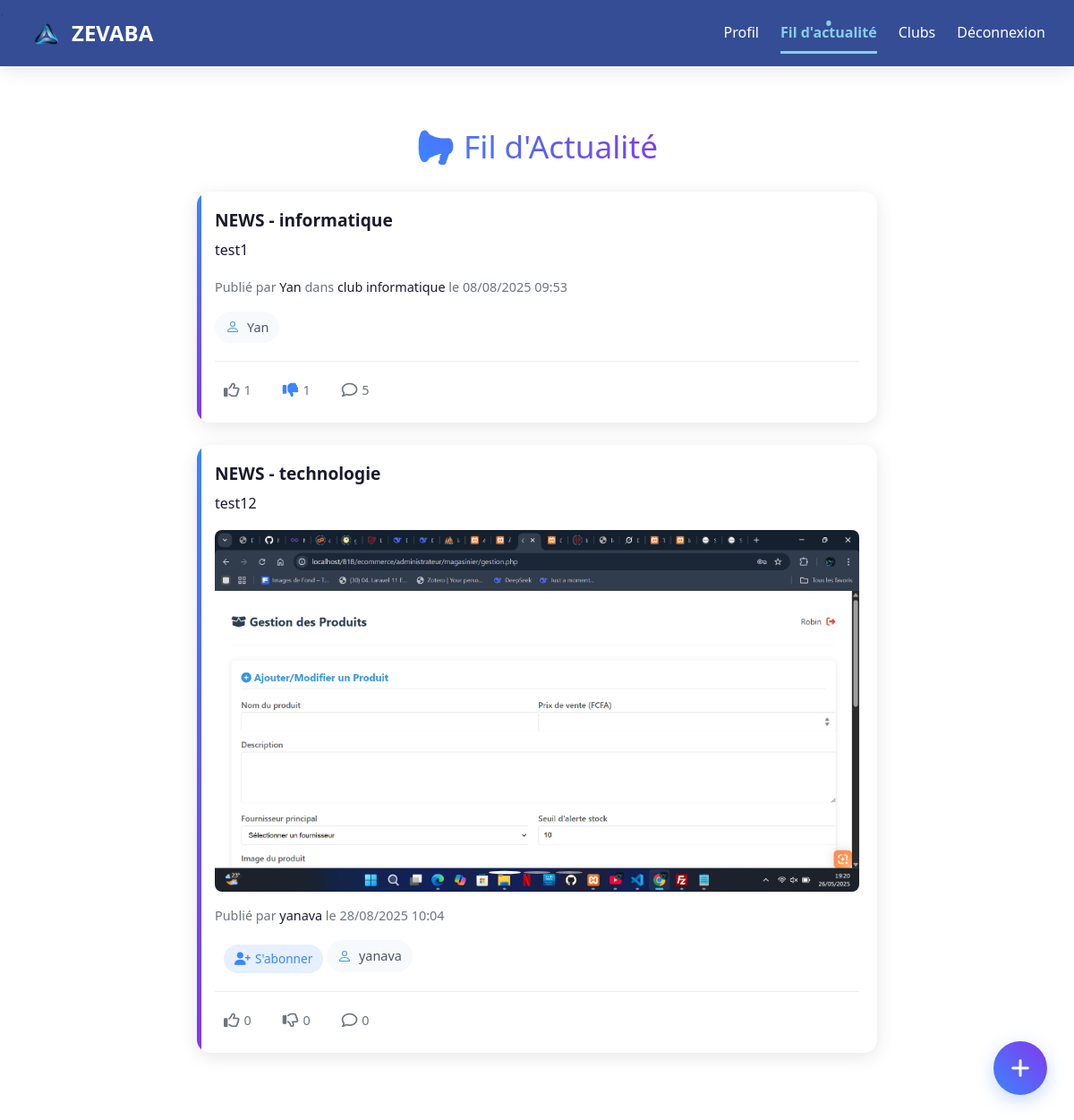
/feed/ (signed in), run on the app's committed database.
### core/models.py (models this page shows, shortened)
class Publication(models.Model):
    user = models.ForeignKey(User, on_delete=models.CASCADE)
    club = models.ForeignKey('Club', on_delete=models.CASCADE, null=True, blank=True)
    content = models.TextField()
    likes = models.IntegerField(default=0)
    dislikes = models.IntegerField(default=0)
    liked_by = models.ManyToManyField(User, related_name='liked_publications')
    disliked_by = models.ManyToManyField(User, related_name='disliked_publications')
    created_at = models.DateTimeField(default=timezone.now)
    updated_at = models.DateTimeField(auto_now=True)
    type = models.CharField(max_length=50, choices=[('NEWS', 'News'), ('EVENT', 'Event')], null=True, blank=True)
    domain = models.CharField(max_length=50, null=True, blank=True)

class User(AbstractUser):
    bio = models.TextField(max_length=500, blank=True)
    profile_picture = models.ImageField(upload_to='profile_pics/', blank=True, null=True)
    is_mentor = models.BooleanField(default=False)
    clubs = models.ManyToManyField('Club', related_name='club_members', blank=True)
    followers = models.ManyToManyField('self', symmetrical=False, related_name='following', blank=True)
    relationship_status = models.CharField(
        max_length=20,
        choices=[
            ('SINGLE', 'Célibataire'),
            ('RELATIONSHIP', 'En couple'),
            ('MARRIED', 'Marié(e)'),
            ('COMPLICATED', "C'est compliqué")
        ],
        default='SINGLE',
        blank=True
    )
    partner = models.ForeignKey(
        'self',
        on_delete=models.SET_NULL,
        null=True,
        blank=True,
        related_name='partner_of'
    )
    schools = models.JSONField(default=list, blank=True)  # Pour stocker plusieurs écoles
    hobbies = models.JSONField(default=list, blank=True)  # Pour stocker plusieurs hobbies

class Club(models.Model):
    name = models.CharField(max_length=100)
    description = models.TextField()
    creator = models.ForeignKey(User, on_delete=models.CASCADE, related_name='created_clubs')
    members = models.ManyToManyField(User, through='ClubMembership', related_name='joined_clubs', blank=True)
    created_at = models.DateTimeField(default=timezone.now)

class Media(models.Model):
    publication = models.ForeignKey(Publication, on_delete=models.CASCADE, related_name='medias')
    file = models.FileField(upload_to='medias/', null=True, blank=True)
    created_at = models.DateTimeField(auto_now_add=True)
    def is_pdf(self):
        return self.file.name.lower().endswith('.pdf') if self.file.name else False
    def is_image(self):
        if self.file.name:
            lower_name = self.file.name.lower()
            return any(lower_name.endswith(ext) for ext in ['.jpg', '.jpeg', '.png', '.gif'])
        return False

### core/views.py (the view)
# urls.py: path('feed/', views.feed, name='feed'),
@login_required
def feed(request):
    user = request.user
    joined_clubs = user.joined_clubs.all()
    following_users = user.following.all()
    club_publications = Publication.objects.filter(club__in=joined_clubs).order_by('-created_at')
    following_publications = Publication.objects.filter(
        user__in=following_users
    ).exclude(
        id__in=club_publications.values_list('id', flat=True)
    ).order_by('-created_at')
    other_publications = Publication.objects.exclude(
        id__in=club_publications.values_list('id', flat=True)
    ).exclude(
        id__in=following_publications.values_list('id', flat=True)
    ).order_by('-created_at')
    publications = list(club_publications) + list(following_publications) + list(other_publications)
    reaction_choices = [
        ('THOUGHT', 'Ma pensée'),
        ('ADHERE', "J'adhère"),
        ('SUPPORT', 'Je soutiens'),
        ('ALTERNATIVE', 'Je propose une alternative'),
        ('CLARIFY', 'Je demande des précisions'),
    ]
    return render(request, 'feed.html', {'publications': publications, 'reaction_choices': reaction_choices})

### core/models.py (called while the page is built)
    def get_type_display(self):
        return dict(self.REACTION_CHOICES).get(self.type, self.type)

### core/templates/feed.html (shortened to what this page needs)
{% extends 'base.html' %}
{% block content %}
<div class="feed-container">
    <div class="fab-container">
        <a href="{% url 'publication_create' %}" class="fab-button">
            <i class="fas fa-plus"></i>
        </a>
    </div>
    <div class="feed-header">
        <h1 class="feed-title">📢 Fil d'Actualité</h1>
    </div>
    {% for publication in publications %}
        <div class="publication-card">
            <div class="publication-header">
                <h2 class="publication-type">{{ publication.type }} - {{ publication.domain }}</h2>
                <p class="publication-content">{{ publication.content }}</p>
            </div>
            {% if publication.medias.all %}
                <div id="carousel-{{ publication.id }}" class="carousel slide" data-bs-ride="carousel">
                    <div class="carousel-inner">
                        {% for media in publication.medias.all %}
                            <div class="carousel-item {% if forloop.first %}active{% endif %}">
                                {% if media.is_pdf %}
                                    <a href="{{ media.file.url }}" target="_blank">Voir le PDF</a>
                                {% elif media.is_image %}
                                    <img src="{{ media.file.url }}" alt="Image" class="d-block w-100">
                                {% elif media.is_video %}
                                    <video controls class="d-block w-100">
                                        <source src="{{ media.file.url }}" type="video/mp4">
                                        Votre navigateur ne supporte pas la vidéo.
                                    </video>
                                {% endif %}
                            </div>
                        {% endfor %}
                    </div>
                    {% if publication.medias.all|length > 1 %}
                    <div class="carousel-indicators">
                        {% for media in publication.medias.all %}
                            <button type="button" data-bs-target="#carousel-{{ publication.id }}"
                                    data-bs-slide-to="{{ forloop.counter0 }}"
                                    class="{% if forloop.first %}active{% endif %}"
                                    aria-current="{% if forloop.first %}true{% else %}false{% endif %}"
                                    aria-label="Slide {{ forloop.counter }}"></button>
                        {% endfor %}
                    </div>
                    {% endif %}
                </div>
            {% endif %}
            <div class="publication-meta">
                <p class="meta-info">Publié par <span class="meta-highlight">{{ publication.user.username }}</span>
                    {% if publication.club %} dans <span class="meta-highlight">{{ publication.club.name }}</span>{% endif %}
                    le <span class="meta-date">{{ publication.created_at|date:"d/m/Y H:i" }}</span></p>
                    {% if user.is_authenticated and user != publication.user %}
                        <form method="POST" action="{% if user in publication.user.followers.all %}{% url 'unsubscribe' publication.user.id %}{% else %}{% url 'subscribe' publication.user.id %}{% endif %}" class="subscribe-form" data-user-id="{{ publication.user.id }}">
                            <button type="submit" class="subscribe-btn">
                                {% if user in publication.user.followers.all %}
                                    <i class="fas fa-user-minus"></i> Se désabonner
                                {% else %}
                                    <i class="fas fa-user-plus"></i> S'abonner
                                {% endif %}
                            </button>
                        </form>
                    {% endif %}
                <a href="{% url 'send_message' publication.user.id %}" class="message-link">
                    <span class="user-with-icon">
                        <span class="username">{{ publication.user.username }}</span>
                    </span>
                </a>
            </div>
            <div class="publication-actions">
                <form method="POST" action="{% url 'like_dislike' publication.pk %}" class="action-form like-form" data-publication-id="{{ publication.pk }}" data-action="like">
                    <button type="submit" class="action-button like-button">
                        <i class="far fa-thumbs-up {% if request.user in publication.liked_by.all %}active{% endif %}"></i>
                        <span class="action-count">{{ publication.likes }}</span>
                    </button>
                </form>
                <form method="POST" action="{% url 'like_dislike' publication.pk %}" class="action-form dislike-form" data-publication-id="{{ publication.pk }}" data-action="dislike">
                    <button type="submit" class="action-button dislike-button">
                        <i class="far fa-thumbs-down {% if request.user in publication.disliked_by.all %}active{% endif %}"></i>
                        <span class="action-count">{{ publication.dislikes }}</span>
                    </button>
                </form>
                <button class="action-button comment-toggle" data-publication-id="{{ publication.pk }}">
                    <i class="far fa-comment"></i>
                    <span class="action-count">{{ publication.reaction_set.count }}</span>
                </button>
            </div>
        </div>
    {% empty %}
        <p class="empty-feed">Aucune publication pour le moment.</p>
    {% endfor %}
</div>
{% endblock %}

### core/templates/base.html (style rules this page uses)
:root { --zevaba-light-blue: #87CEEB; --zevaba-dark-blue: #1E3A8A; --zevaba-white: #FFFFFF; --zevaba-black: #000000; --zevaba-gray: #F3F4F6; --transition: all 0.3s ease; --shadow: 0 4px 6px rgba(0, 0, 0, 0.1); --shadow-lg: 0 10px 15px rgba(0, 0, 0, 0.1); }
* { margin: 0; padding: 0; box-sizing: border-box; }
body { font-family: 'Segoe UI', Tahoma, Geneva, Verdana, sans-serif; background-color: var(--zevaba-white); color: var(--zevaba-black); line-height: 1.6; min-height: 100vh; display: flex; flex-direction: column; }

### core/templates/feed.html (style rules this page uses)
:root { --primary-color: #3a86ff; --primary-dark: #2667cc; --primary-light: #e6f0ff; --secondary-color: #8338ec; --accent-color: #ff006e; --dark-color: #1a1a2e; --light-color: #f8f9fa; --gray-color: #6c757d; --success-color: #28a745; --danger-color: #dc3545; --warning-color: #ffc107; --shadow: 0 4px 20px rgba(0, 0, 0, 0.1); --transition: all 0.3s ease; }
.feed-container { max-width: 800px; margin: 0 auto; padding: 20px; position: relative; }
.carousel-indicators { position: absolute; bottom: 10px; left: 0; right: 0; display: flex; justify-content: center; padding: 0; margin: 0; list-style: none; z-index: 15; }
.carousel-indicators button { width: 12px; height: 12px; margin: 0 5px; border: none; border-radius: 50%; background-color: rgba(255, 255, 255, 0.5); cursor: pointer; transition: all 0.3s ease; }
.carousel-indicators button.active { background-color: #fff; transform: scale(1.2); }
.carousel-item img, .carousel-item video { max-height: 500px; object-fit: contain; background-color: #f8f9fa; border-radius: 8px; }
.subscribe-form { display: inline-block; margin-left: 10px; }
.subscribe-btn { background: var(--primary-light); color: var(--primary-color); border: none; padding: 5px 12px; border-radius: 20px; font-size: 0.85rem; cursor: pointer; transition: var(--transition); display: flex; align-items: center; gap: 5px; }
.subscribe-btn i { font-size: 0.9rem; }
.fab-container { position: fixed; bottom: 30px; right: 30px; z-index: 1000; }
.fab-button { display: flex; align-items: center; justify-content: center; width: 60px; height: 60px; border-radius: 50%; background: linear-gradient(45deg, var(--primary-color), var(--secondary-color)); color: white; font-size: 24px; box-shadow: 0 6px 20px rgba(58, 134, 255, 0.3); transition: var(--transition); text-decoration: none; animation: pulse 2s infinite; }
.feed-header { text-align: center; margin-bottom: 30px; animation: fadeIn 0.8s ease-out; }
.feed-title { font-size: 2.2rem; color: var(--dark-color); background: linear-gradient(45deg, var(--primary-color), var(--secondary-color)); -webkit-background-clip: text; background-clip: text; color: transparent; display: inline-block; margin: 0; }
.message-link { text-decoration: none; color: #4a5568; transition: all 0.3s ease; display: inline-block; }
.user-with-icon { display: flex; align-items: center; gap: 8px; padding: 6px 12px; border-radius: 20px; background-color: #f7fafc; transition: all 0.3s ease; }
.message-icon { color: #4299e1; transition: all 0.3s ease; }
.username { font-weight: 500; }
.publication-card { background: white; border-radius: 15px; padding: 20px; margin-bottom: 25px; box-shadow: var(--shadow); transition: var(--transition); animation: slideUp 0.5s ease-out; position: relative; overflow: hidden; }
.publication-card::before { content: ''; position: absolute; top: 0; left: 0; width: 5px; height: 100%; background: linear-gradient(to bottom, var(--primary-color), var(--secondary-color)); }
.publication-header { margin-bottom: 15px; }
.publication-type { font-size: 1.2rem; color: var(--dark-color); margin-bottom: 10px; font-weight: 600; }
.publication-content { color: var(--dark-color); line-height: 1.6; }
.publication-meta { margin: 15px 0; font-size: 0.9rem; color: var(--gray-color); }
.meta-highlight { color: var(--dark-color); font-weight: 500; }
.meta-date { color: var(--gray-color); }
.publication-actions { display: flex; gap: 15px; margin-top: 20px; padding-top: 15px; border-top: 1px solid #eee; }
.action-form { margin: 0; }
.action-button { background: none; border: none; display: flex; align-items: center; gap: 5px; color: var(--gray-color); cursor: pointer; font-size: 0.9rem; transition: var(--transition); padding: 5px 10px; border-radius: 20px; }
.action-button i { font-size: 1.1rem; }
.action-button i.active { color: var(--primary-color); font-weight: 900; }
.action-count { font-size: 0.9rem; }

### data on the page
Publication: type "NEWS", domain "informatique", content "test1", user.username "Yan", club.name "club informatique", created_at "08/08/2025 09:53", likes "1", dislikes "1", reaction_set.count "5"
Publication: type "NEWS", domain "technologie", content "test12", user.username "yanava", created_at "28/08/2025 10:04", shows "S'abonner", likes "0", dislikes "0", reaction_set.count "0"
Media: file (picture)
